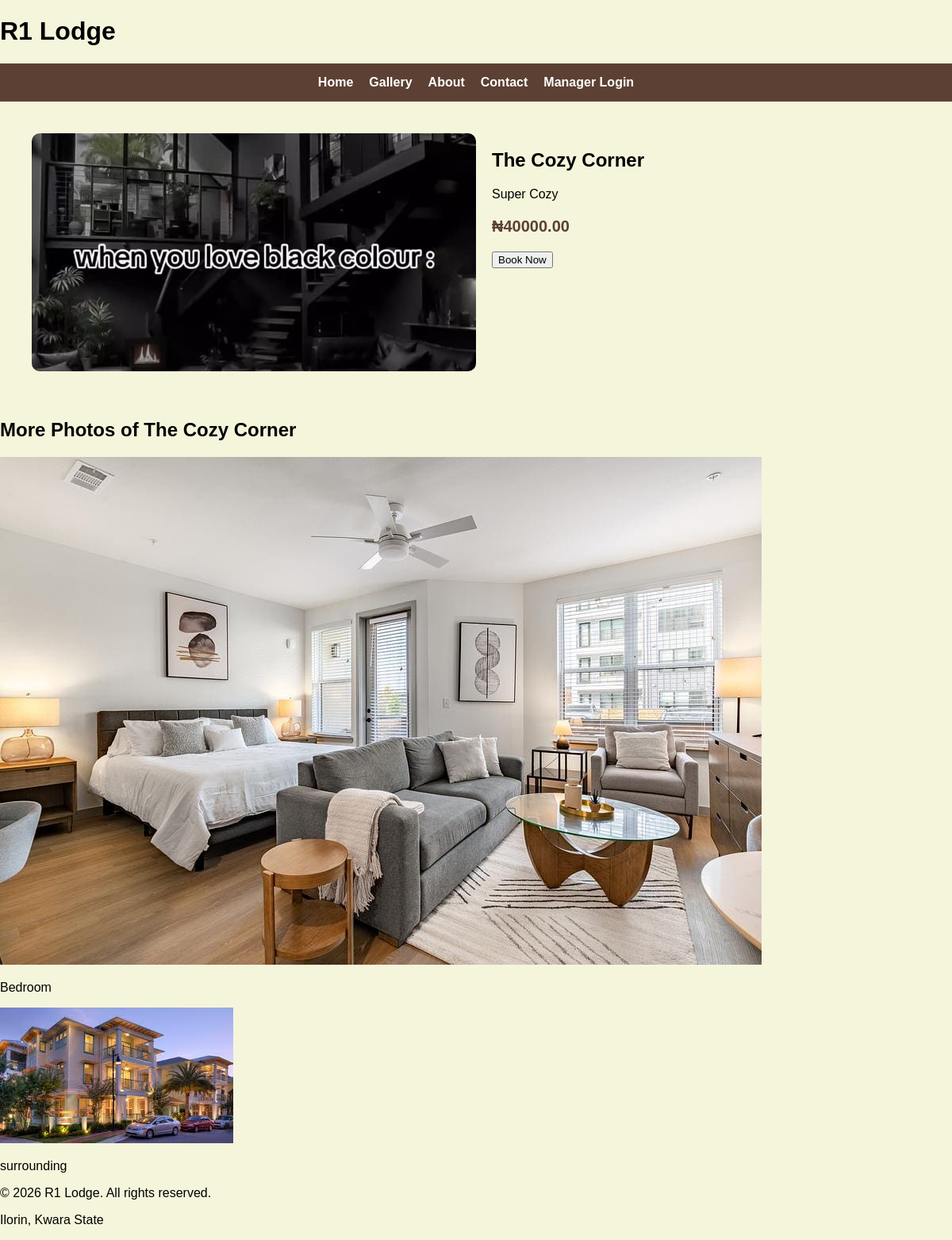
The page /room/4/ on the database its author committed.
### lodge/models.py (models this page shows, shortened)
class Room(models.Model):
    name = models.CharField(max_length=100)
    description = models.TextField()
    price = models.DecimalField(max_digits=10, decimal_places=2)
    image = models.ImageField(upload_to='rooms/', null=True, blank=True)

class RoomImage(models.Model):
    room = models.ForeignKey(Room, on_delete=models.CASCADE, related_name='images')
    image = models.ImageField(upload_to='room_gallery/')
    caption = models.CharField(max_length=100, blank=True)

### lodge/views.py (the view)
# urls.py: path('room/<int:id>/', views.room_detail, name='room_detail'),
def room_detail(request, id):
    room = get_object_or_404(Room, id=id)
    return render(request, 'room_detail.html', {'room': room})

### templates/room_detail.html
{% extends 'base.html' %}
{% block content %}
<div class="room-detail">
    <div class="room-detail-card">
        {% if room.image %}
            <img src="{{ room.image.url }}" alt="{{ room.name }}">
        {% endif %}
        <div class="room-detail-text">
            <h2>{{ room.name }}</h2>
            <p>{{ room.description }}</p>
            <p class="price">₦{{ room.price }}</p>
            <a href="{% url 'book_room' room.id %}">
                <button>Book Now</button>
            </a>
        </div>
    </div>
</div>
<div class="room-gallery-section">
    <h2 class="section-title">More Photos of {{ room.name }}</h2>
    <div class="room-gallery-grid">
        {% for image in room.images.all %}
            <div class="room-gallery-item">
                <img src="{{ image.image.url }}" alt="{{ room.name }}">
                {% if image.caption %}
                    <p>{{ image.caption }}</p>
                {% endif %}
            </div>
        {% empty %}
            <p style="text-align:center;">No extra photos yet for this room.</p>
        {% endfor %}
    </div>
</div>
{% endblock %}

### static/css/style.css (style rules this page uses)
body { margin: 0; font-family: Arial, sans-serif; background-color: #f5f5dc; }
a { text-decoration: none; color: inherit; }
.room-detail { padding: 40px; }
.room-detail-card { display: flex; gap: 20px; }
.room-detail-card img { width: 50%; height: 300px; object-fit: cover; border-radius: 10px; }
.room-detail-text { flex: 1; }
.price { font-size: 20px; font-weight: bold; color: #5C4033; }

### rows shown on the page
Room: image (picture), name "The Cozy Corner", description "Super Cozy", price "40000.00"
RoomImage: image (picture), caption "Bedroom"
RoomImage: image (picture), caption "surrounding"
